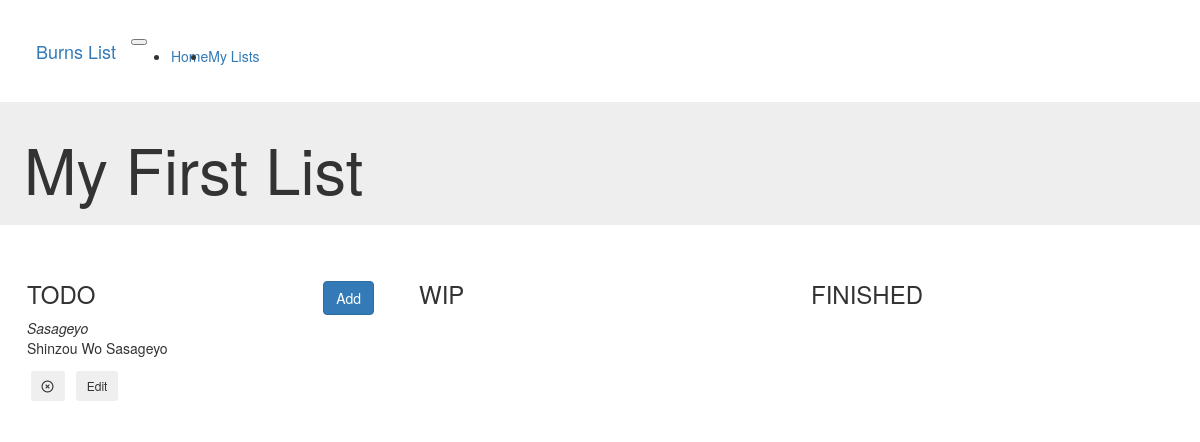
Before: /lists/1 with the older database file.
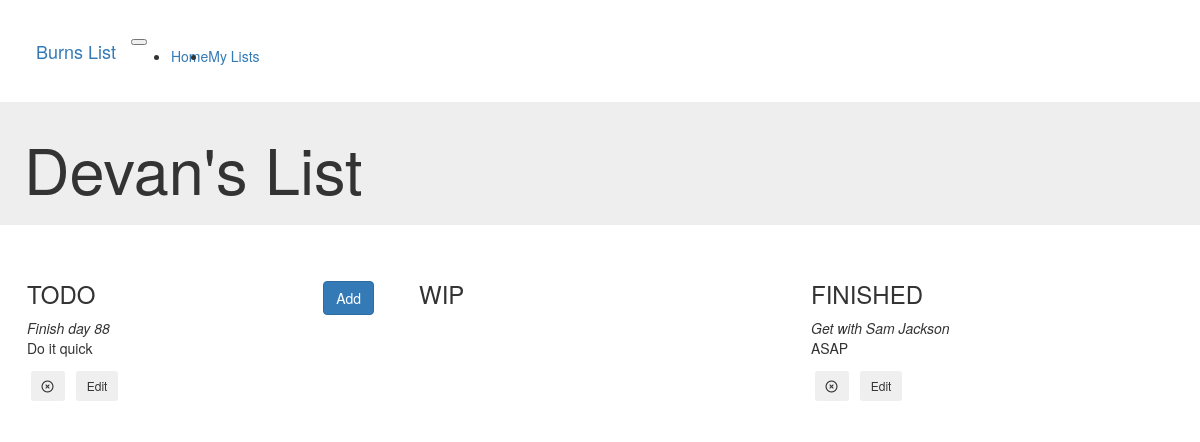
After: the same page with the newer database file.
### server.py (models this page shows, shortened)
class TODOList(db.Model):
    __tablename__ = "todolist"
    id = db.Column(db.Integer, primary_key=True)
    list_name = db.Column(db.String(50), nullable=False, unique=True)
    list_summary = db.Column(db.String(300), nullable=False)
    last_edited = db.Column(db.DateTime, nullable=False, default=dt.utcnow)
    sub_lists = db.relationship("ListColumn", backref="parent_list", lazy=True)

class ListColumn(db.Model):
    __tablename__ = "listcolumn"
    id = db.Column(db.Integer, primary_key=True)
    list_type = db.Column(db.String(20), nullable=False)
    parent_list_id = db.Column(db.Integer, db.ForeignKey("todolist.id"), nullable=False)
    list_items = db.relationship("ListItem", backref="list", lazy=True)

class ListItem(db.Model):
    id = db.Column(db.Integer, primary_key=True)
    parent_list_id = db.Column(db.Integer, db.ForeignKey("listcolumn.id"), nullable=False)
    task_name = db.Column(db.String(200), nullable=False)
    task_description = db.Column(db.String(200), nullable=False)

### server.py (the view)
@app.route("/lists/<int:list_id>", methods=["GET"])
def list(list_id):
    requested_list = db.session.query(TODOList).get(list_id)
    if requested_list is not None:
        print('here')
        form = ListItemForm()
        return render_template("list.html", form=form, list=requested_list)
    else:
        return redirect(url_for("lists"))

### templates/list.html (shortened to what this page needs)
{% extends "base.html" %}
{% import "bootstrap/wtf.html" as wtf %}
{% block content %}
<div class="list-title">
    <div class="jumbotron">
      <h1>{{ list.list_name }}</h1>
    </div>
</div>
<div class="row lists">
    {% for sublist in list.sub_lists %}
    <div class="col-lg-4 col-sm-12">
        <div class="card card-primary">
            <div class="card-header">
                <h3>{{ sublist.list_type.upper() }}
                    {% if sublist.list_type == "todo" %}
                    <button type="button" class="btn btn-primary add-button" data-toggle="modal" data-target="#addFormModal">
                        Add
                    </button>
                    {% endif %}
                </h3>
            </div>
            <div class="card-body">
                    {% for item in sublist.list_items %}
                             <div class="card card-primary">
                                 <div class="card-header">
                                     <em>{{item.task_name}}</em><br>
                                 </div>
                                 <div class="card-body">
                                     <p>{{item.task_description}}
                                         <form class="item-btn" action="{{ url_for('delete_item', list_id=list.id, item_id=item.id) }}">
                                             <button type="submit" class="btn btn-sm btn-outline-warning">
                                                <i class="far fa-times-circle "></i>
                                             </button>
                                         </form>
                                         <form class="item-btn" action="{{ url_for('edit_item', item_id=item.id, list_id=list.id) }}">
                                             <button type="submit" class="btn btn-outline-primary btn-sm">
                                               Edit
                                             </button>
                                         </form>
                                     </p>
                                 </div>
                             </div>
                    {% endfor %}
            </div>
        </div>
    </div>
    {% endfor %}
</div>
{% endblock %}

Changed rows visible on the page:
removed ListItem: task_name "Sasageyo", task_description "Shinzou Wo Sasageyo", shown under ListColumn "TODO"
changed TODOList: list_name "My First List" → "Devan's List"
added ListItem: task_name "Finish day 88", task_description "Do it quick", shown under ListColumn "TODO"
added ListItem: task_name "Get with Sam Jackson", task_description "ASAP", shown under ListColumn "FINISHED"
